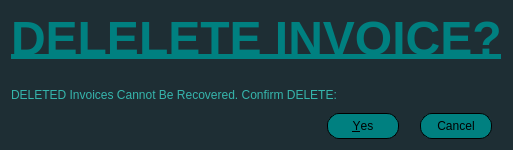
<?xml version="1.0" encoding="UTF-8"?>
<ui version="4.0">
 <class>DeleteInvoiceDialog</class>
 <widget class="QDialog" name="DeleteInvoiceDialog">
  <property name="geometry">
   <rect>
    <x>0</x>
    <y>0</y>
    <width>400</width>
    <height>150</height>
   </rect>
  </property>
  <property name="windowTitle">
   <string>Dialog</string>
  </property>
  <property name="styleSheet">
   <string notr="true">QWidget{
	background-color: #1E2E34;
}</string>
  </property>
  <layout class="QVBoxLayout" name="verticalLayout">
   <item alignment="Qt::AlignmentFlag::AlignHCenter">
    <widget class="QLabel" name="invoiceDeleteLabel">
     <property name="font">
      <font>
       <pointsize>36</pointsize>
       <bold>true</bold>
       <underline>true</underline>
      </font>
     </property>
     <property name="styleSheet">
      <string notr="true">QLabel{
	color: #008080;
}</string>
     </property>
     <property name="text">
      <string>DELELETE INVOICE?</string>
     </property>
    </widget>
   </item>
   <item>
    <spacer name="verticalSpacer">
     <property name="orientation">
      <enum>Qt::Orientation::Vertical</enum>
     </property>
     <property name="sizeType">
      <enum>QSizePolicy::Policy::Fixed</enum>
     </property>
     <property name="sizeHint" stdset="0">
      <size>
       <width>10</width>
       <height>10</height>
      </size>
     </property>
    </spacer>
   </item>
   <item>
    <widget class="QLabel" name="invoiceDeleteWarning">
     <property name="styleSheet">
      <string notr="true">QLabel{
	color: #35B5AC;
}</string>
     </property>
     <property name="text">
      <string>DELETED Invoices Cannot Be Recovered. Confirm DELETE:</string>
     </property>
    </widget>
   </item>
   <item alignment="Qt::AlignmentFlag::AlignRight|Qt::AlignmentFlag::AlignBottom">
    <widget class="QDialogButtonBox" name="invoicDeleteButtonBox">
     <property name="styleSheet">
      <string notr="true">QPushButton{
	border-radius: 12px;
	border: 1px solid black;
	border-style: solid;
	min-width: 50px;
	min-height: 10px;
	padding: 5px 10px;
	margin-left: 5px;
	margin-right: 10px;
	background-color: #008080;
	color: black;
}

QPushButton:hover {
	background-color: #2A9089;
}

QPushButton:pressed {
	background-color: #1F6B66;
}</string>
     </property>
     <property name="orientation">
      <enum>Qt::Orientation::Horizontal</enum>
     </property>
     <property name="standardButtons">
      <set>QDialogButtonBox::StandardButton::Cancel|QDialogButtonBox::StandardButton::Yes</set>
     </property>
    </widget>
   </item>
  </layout>
 </widget>
 <resources/>
 <connections>
  <connection>
   <sender>invoicDeleteButtonBox</sender>
   <signal>accepted()</signal>
   <receiver>DeleteInvoiceDialog</receiver>
   <slot>accept()</slot>
   <hints>
    <hint type="sourcelabel">
     <x>248</x>
     <y>254</y>
    </hint>
    <hint type="destinationlabel">
     <x>157</x>
     <y>274</y>
    </hint>
   </hints>
  </connection>
  <connection>
   <sender>invoicDeleteButtonBox</sender>
   <signal>rejected()</signal>
   <receiver>DeleteInvoiceDialog</receiver>
   <slot>reject()</slot>
   <hints>
    <hint type="sourcelabel">
     <x>316</x>
     <y>260</y>
    </hint>
    <hint type="destinationlabel">
     <x>286</x>
     <y>274</y>
    </hint>
   </hints>
  </connection>
 </connections>
</ui>
